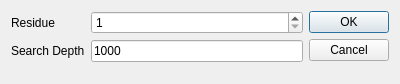
<?xml version="1.0" encoding="UTF-8"?>
<ui version="4.0">
 <class>DialogSearchDepth</class>
 <widget class="QDialog" name="DialogSearchDepth">
  <property name="geometry">
   <rect>
    <x>0</x>
    <y>0</y>
    <width>400</width>
    <height>84</height>
   </rect>
  </property>
  <property name="windowTitle">
   <string>Dialog</string>
  </property>
  <layout class="QHBoxLayout" name="horizontalLayout">
   <item>
    <layout class="QFormLayout" name="formLayout_2">
     <item row="0" column="0">
      <widget class="QLabel" name="label">
       <property name="text">
        <string>Residue</string>
       </property>
      </widget>
     </item>
     <item row="0" column="1">
      <widget class="QSpinBox" name="sbResidue">
       <property name="minimum">
        <number>1</number>
       </property>
      </widget>
     </item>
     <item row="1" column="0">
      <widget class="QLabel" name="label_2">
       <property name="text">
        <string>Search Depth</string>
       </property>
      </widget>
     </item>
     <item row="1" column="1">
      <widget class="QLineEdit" name="leSearchDepth">
       <property name="text">
        <string>1000</string>
       </property>
      </widget>
     </item>
    </layout>
   </item>
   <item>
    <widget class="QDialogButtonBox" name="buttonBox">
     <property name="orientation">
      <enum>Qt::Vertical</enum>
     </property>
     <property name="standardButtons">
      <set>QDialogButtonBox::Cancel|QDialogButtonBox::Ok</set>
     </property>
    </widget>
   </item>
  </layout>
 </widget>
 <resources/>
 <connections>
  <connection>
   <sender>buttonBox</sender>
   <signal>accepted()</signal>
   <receiver>DialogSearchDepth</receiver>
   <slot>accept()</slot>
   <hints>
    <hint type="sourcelabel">
     <x>248</x>
     <y>254</y>
    </hint>
    <hint type="destinationlabel">
     <x>157</x>
     <y>274</y>
    </hint>
   </hints>
  </connection>
  <connection>
   <sender>buttonBox</sender>
   <signal>rejected()</signal>
   <receiver>DialogSearchDepth</receiver>
   <slot>reject()</slot>
   <hints>
    <hint type="sourcelabel">
     <x>316</x>
     <y>260</y>
    </hint>
    <hint type="destinationlabel">
     <x>286</x>
     <y>274</y>
    </hint>
   </hints>
  </connection>
 </connections>
</ui>
